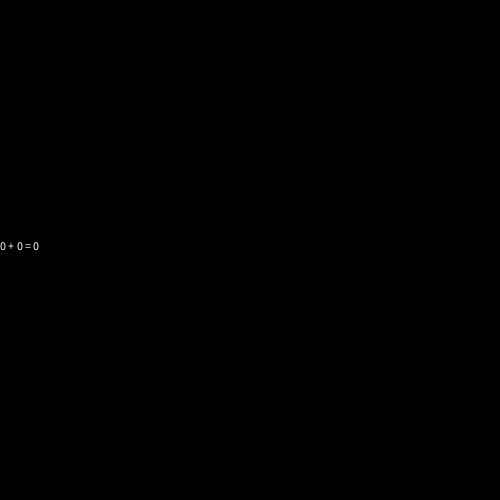
Frame 1 (no input)
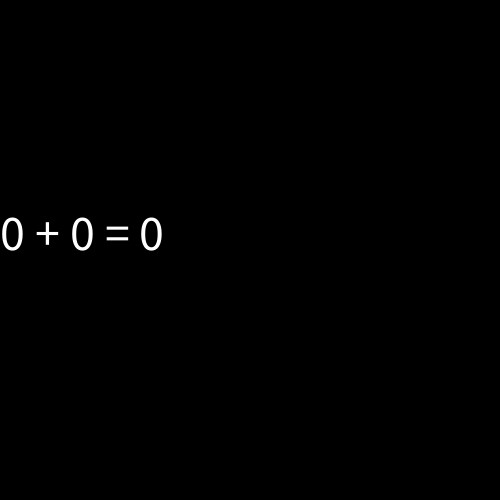
Frame 60 (the mouse pressed at the canvas centre just before this capture)
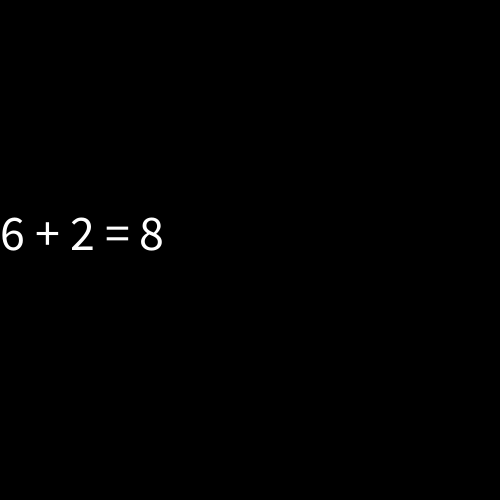
Frame 120 (the mouse held since frame 60 and released just before this capture)

The Processing sketch that drew these frames (run headless with seeded random() and noise(); from frame 60 on, the mouse is pressed at the canvas centre):

// Processing sketch: week4_sumFunction
// ── week4_sumFunction.pde
//create an interger function that adds two numbers and returns the sum

String additionSentence;
int n1, n2;

void setup(){
//  calcSum(1, 7); 
  size(500, 500);
  println(addition(4, 5));
}

//draw will make it loop, setup will make it only print once:
void draw(){
//  calcSum(1, 7); 
  background(0);
  additionSentence = n1 + " + " + n2 + " = " + addition(n1, n2);
  text(additionSentence, 0, height/2);
  textSize(50);
}

//void calcSum(int num1, int num2){
//  println(num1 + num2);
//}

int addition(int a, int b){
  //makeing sum a local variable because it will be different for each addition;
  int sum = a + b;
  return sum;
}

//generate random numbers every time u click the screen
void mousePressed(){
  n1 = int(random(0, 10));
  n2 = int(random(0, 10));
}
